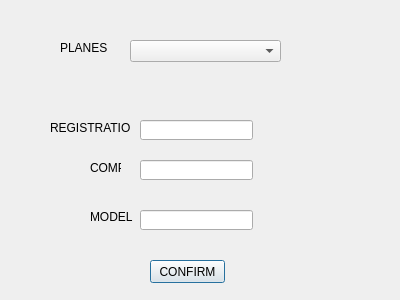
<?xml version="1.0" encoding="UTF-8"?>
<ui version="4.0">
 <class>modification</class>
 <widget class="QDialog" name="modification">
  <property name="geometry">
   <rect>
    <x>0</x>
    <y>0</y>
    <width>400</width>
    <height>300</height>
   </rect>
  </property>
  <property name="windowTitle">
   <string>Dialog</string>
  </property>
  <widget class="QPushButton" name="pushButton">
   <property name="geometry">
    <rect>
     <x>150</x>
     <y>260</y>
     <width>75</width>
     <height>23</height>
    </rect>
   </property>
   <property name="text">
    <string>CONFIRM</string>
   </property>
  </widget>
  <widget class="QLineEdit" name="matricule">
   <property name="geometry">
    <rect>
     <x>140</x>
     <y>120</y>
     <width>113</width>
     <height>20</height>
    </rect>
   </property>
  </widget>
  <widget class="QLineEdit" name="compagne">
   <property name="geometry">
    <rect>
     <x>140</x>
     <y>160</y>
     <width>113</width>
     <height>20</height>
    </rect>
   </property>
  </widget>
  <widget class="QLineEdit" name="model">
   <property name="geometry">
    <rect>
     <x>140</x>
     <y>210</y>
     <width>113</width>
     <height>20</height>
    </rect>
   </property>
  </widget>
  <widget class="QLabel" name="label">
   <property name="geometry">
    <rect>
     <x>50</x>
     <y>120</y>
     <width>81</width>
     <height>16</height>
    </rect>
   </property>
   <property name="text">
    <string>REGISTRATION</string>
   </property>
  </widget>
  <widget class="QLabel" name="label_2">
   <property name="geometry">
    <rect>
     <x>90</x>
     <y>160</y>
     <width>31</width>
     <height>16</height>
    </rect>
   </property>
   <property name="text">
    <string>COMP</string>
   </property>
  </widget>
  <widget class="QLabel" name="label_3">
   <property name="geometry">
    <rect>
     <x>90</x>
     <y>210</y>
     <width>47</width>
     <height>13</height>
    </rect>
   </property>
   <property name="text">
    <string>MODEL</string>
   </property>
  </widget>
  <widget class="QComboBox" name="comboBox">
   <property name="geometry">
    <rect>
     <x>130</x>
     <y>40</y>
     <width>151</width>
     <height>22</height>
    </rect>
   </property>
  </widget>
  <widget class="QLabel" name="label_4">
   <property name="geometry">
    <rect>
     <x>60</x>
     <y>40</y>
     <width>47</width>
     <height>16</height>
    </rect>
   </property>
   <property name="text">
    <string>PLANES</string>
   </property>
  </widget>
 </widget>
 <resources/>
 <connections/>
</ui>
